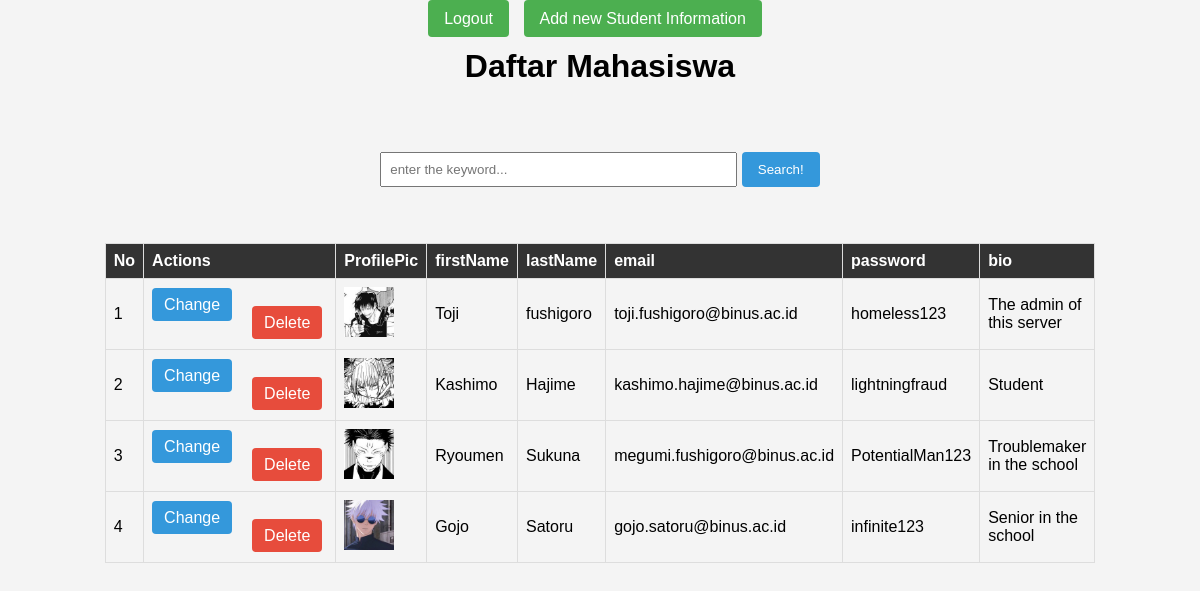
Screenshot of /index.php (signed in) with the database file from the repository.
### tables this page shows
CREATE TABLE `attendance` (
  `id` int(11) NOT NULL AUTO_INCREMENT,
  `No.` varchar(100) NOT NULL,
  `ProfilePic` varchar(100) NOT NULL,
  `firstName` varchar(100) NOT NULL,
  `lastName` varchar(100) NOT NULL,
  `email` varchar(100) NOT NULL,
  `password` varchar(100) NOT NULL,
  `bio` text NOT NULL,
  PRIMARY KEY (`id`)
);

### functions.php (called while the page is built, shortened)
<?php
$conn = mysqli_connect("localhost", "root", "", "attendancephp");
function query($query) {
    global $conn;
    $result = mysqli_query($conn, $query);
    $rows = [];
    while ($row = mysqli_fetch_assoc($result)) {
        $rows[] = $row;
    }
    return $rows;
}
?>

### index.php (the view, shortened to what this page needs)
<?php
require 'functions.php';
$attendance = query("SELECT * FROM attendance");
$i = 1;
?>
<!DOCTYPE html>
<html>
    <head>
    </head>
    <body>
<nav>
    <a href="logout.php" class="button">Logout</a>
    <a href="add.php" class="button">Add new Student Information</a>
</nav>
        <h1>Daftar Mahasiswa</h1>
        <link rel="stylesheet" href="style.css">
        <br></br>
            <form action="" method="post">
                <input type="text" name="keyword" size="40" autofocus placeholder="enter the keyword..."
                    autocomplete="off">
                <button type="submit" name="search">Search!</button>
            </form>
            <br></br>
        <table border="1" cellpadding="10" cellspacing="0">
            <tr>
                <th>No</th>
                <th>Actions</th>
                <th>ProfilePic</th>
                <th>firstName</th>
                <th>lastName</th>
                <th>email</th>
                <th>password</th>
                <th>bio</th>
            </tr>
            <?php foreach( $attendance as $row ) : ?>
                <tr>
                <td><?= $i; ?></td>
                <td>
    <a href="change.php?id=<?= $row["id"]; ?>" class="change">Change</a>
    <a href="delete.php?id=<?= $row["id"]; ?>" class="delete" onclick="return confirm('Are you sure?');">Delete</a>
                </td>
                <td><img src="sexy/<?php echo $row['ProfilePic']; ?>" /></td>
                <td><?= $row["firstName"]; ?></td>
                <td><?= $row["lastName"]; ?></td>
                <td><?= $row["email"]; ?></td>
                <td><?= $row["password"]; ?></td>
                <td><?= $row["bio"]; ?></td>
            </tr>
            <?php $i++; ?>
            <?php endforeach; ?>
        </table>
    </body>
</html>

### style.css (style rules this page uses)
body { font-family: Arial, sans-serif; background-color: #f4f4f4; margin: 0; padding: 0; display: flex; flex-direction: column; align-items: center; }
nav { margin-top: 10px; }
nav a { text-decoration: none; color: #333; margin-right: 10px; }
h1 { margin-top: 20px; }
table { border-collapse: collapse; width: 80%; margin-top: 20px; }
th, td { border: 1px solid #ddd; padding: 8px; text-align: left; }
th { background-color: #333; color: white; }
form { margin-top: 10px; }
input[type="text"] { padding: 8px; }
button { padding: 8px 12px; cursor: pointer; }
img { max-width: 50px; max-height: 50px; }
button { padding: 10px 16px; cursor: pointer; background-color: #3498db; color: white; border: none; border-radius: 4px; }
nav a.button { padding: 10px 16px; cursor: pointer; background-color: #4caf50; color: white; border: none; border-radius: 4px; }
td a { padding: 8px 12px; margin-right: 5px; text-decoration: none; color: #fff; border-radius: 4px; }
td a.change { background-color: #3498db; }
td a.delete { background-color: #e74c3c; }
td a.change + a.delete { margin-left: 100px; }

### rows the page displays
attendance: ProfilePic (picture), firstName "Toji", lastName "fushigoro", email "toji.fushigoro@binus.ac.id", password "homeless123", bio "The admin of this server"
attendance: ProfilePic (picture), firstName "Kashimo", lastName "Hajime", email "kashimo.hajime@binus.ac.id", password "lightningfraud", bio "Student"
attendance: ProfilePic (picture), firstName "Ryoumen", lastName "Sukuna", email "megumi.fushigoro@binus.ac.id", password "PotentialMan123", bio "Troublemaker in the school"
attendance: ProfilePic (picture), firstName "Gojo", lastName "Satoru", email "gojo.satoru@binus.ac.id", password "infinite123", bio "Senior in the school"
